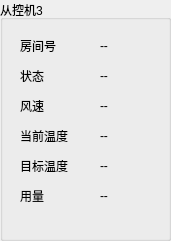
   <widget class="QGroupBox" name="groupBox_3">
    <property name="geometry">
     <rect>
      <x>600</x>
      <y>130</y>
      <width>171</width>
      <height>241</height>
     </rect>
    </property>
    <property name="styleSheet">
     <string notr="true"/>
    </property>
    <property name="title">
     <string>从控机3</string>
    </property>
    <property name="flat">
     <bool>false</bool>
    </property>
    <widget class="QLabel" name="label_13">
     <property name="geometry">
      <rect>
       <x>20</x>
       <y>190</y>
       <width>54</width>
       <height>12</height>
      </rect>
     </property>
     <property name="text">
      <string>用量</string>
     </property>
    </widget>
    <widget class="QLabel" name="label_14">
     <property name="geometry">
      <rect>
       <x>20</x>
       <y>160</y>
       <width>54</width>
       <height>12</height>
      </rect>
     </property>
     <property name="text">
      <string>目标温度</string>
     </property>
    </widget>
    <widget class="QLabel" name="label_15">
     <property name="geometry">
      <rect>
       <x>20</x>
       <y>40</y>
       <width>54</width>
       <height>12</height>
      </rect>
     </property>
     <property name="text">
      <string>房间号</string>
     </property>
    </widget>
    <widget class="QLabel" name="label_16">
     <property name="geometry">
      <rect>
       <x>20</x>
       <y>130</y>
       <width>54</width>
       <height>12</height>
      </rect>
     </property>
     <property name="text">
      <string>当前温度</string>
     </property>
    </widget>
    <widget class="QLabel" name="label_17">
     <property name="geometry">
      <rect>
       <x>20</x>
       <y>70</y>
       <width>54</width>
       <height>12</height>
      </rect>
     </property>
     <property name="text">
      <string>状态</string>
     </property>
    </widget>
    <widget class="QLabel" name="label_18">
     <property name="geometry">
      <rect>
       <x>20</x>
       <y>100</y>
       <width>54</width>
       <height>12</height>
      </rect>
     </property>
     <property name="text">
      <string>风速</string>
     </property>
    </widget>
    <widget class="QLabel" name="usageLabel_3">
     <property name="geometry">
      <rect>
       <x>100</x>
       <y>190</y>
       <width>54</width>
       <height>12</height>
      </rect>
     </property>
     <property name="text">
      <string>--</string>
     </property>
    </widget>
    <widget class="QLabel" name="currentLabel_3">
     <property name="geometry">
      <rect>
       <x>100</x>
       <y>130</y>
       <width>54</width>
       <height>12</height>
      </rect>
     </property>
     <property name="text">
      <string>--</string>
     </property>
    </widget>
    <widget class="QLabel" name="targetLabel_3">
     <property name="geometry">
      <rect>
       <x>100</x>
       <y>160</y>
       <width>54</width>
       <height>12</height>
      </rect>
     </property>
     <property name="text">
      <string>--</string>
     </property>
    </widget>
    <widget class="QLabel" name="roomLabel_3">
     <property name="geometry">
      <rect>
       <x>100</x>
       <y>40</y>
       <width>54</width>
       <height>12</height>
      </rect>
     </property>
     <property name="text">
      <string>--</string>
     </property>
    </widget>
    <widget class="QLabel" name="windLabel_3">
     <property name="geometry">
      <rect>
       <x>100</x>
       <y>100</y>
       <width>54</width>
       <height>12</height>
      </rect>
     </property>
     <property name="text">
      <string>--</string>
     </property>
    </widget>
    <widget class="QLabel" name="statusLabel_3">
     <property name="geometry">
      <rect>
       <x>100</x>
       <y>70</y>
       <width>54</width>
       <height>12</height>
      </rect>
     </property>
     <property name="text">
      <string>--</string>
     </property>
    </widget>
   </widget>
